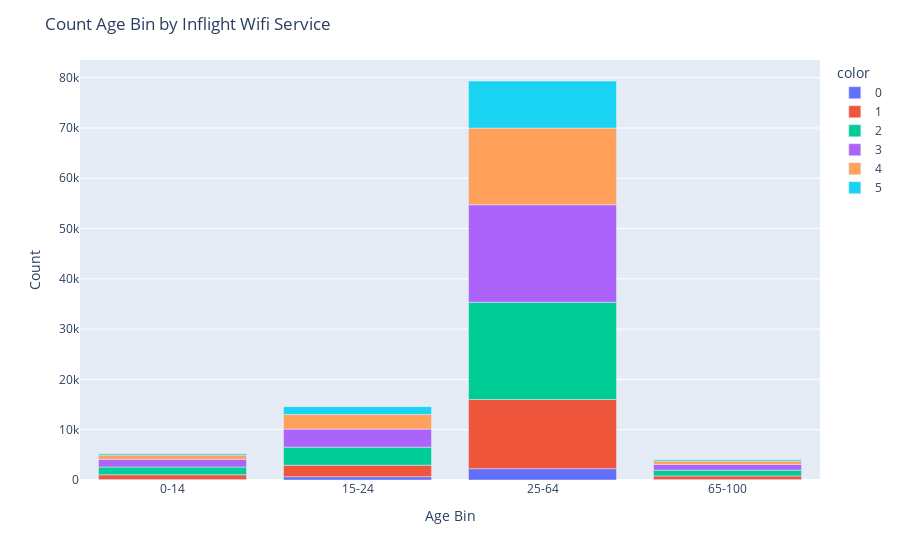

Source (notebook cell):
### Code cell
df_bywifi_age=df.groupby(['Inflight wifi service','age_bin'])[['id']].count().reset_index()
fig=px.bar(x=df_bywifi_age['age_bin'],y=df_bywifi_age['id'],color=(df_bywifi_age['Inflight wifi service']).astype('str'))
fig.update_layout(title='Count Age Bin by Inflight Wifi Service',xaxis_title="Age Bin",
    yaxis_title="Count")

### Figure 1 — Plotly figure (JSON) as saved in the notebook; plotly's stock layout.template omitted (floating-point values rounded to 4 significant figures)
{"data": [{"alignmentgroup": "True", "hovertemplate": "color=0<br>x=%{x}<br>y=%{y}<extra></extra>", "legendgroup": "0", "marker": {"color": "#636efa", "pattern": {"shape": ""}}, "name": "0", "offsetgroup": "0", "orientation": "v", "showlegend": true, "textposition": "auto", "type": "bar", "x": ["0-14", "15-24", "25-64", "65-100"], "xaxis": "x", "y": [106, 657, 2250, 77], "yaxis": "y"}, {"alignmentgroup": "True", "hovertemplate": "color=1<br>x=%{x}<br>y=%{y}<extra></extra>", "legendgroup": "1", "marker": {"color": "#EF553B", "pattern": {"shape": ""}}, "name": "1", "offsetgroup": "1", "orientation": "v", "showlegend": true, "textposition": "auto", "type": "bar", "x": ["0-14", "15-24", "25-64", "65-100"], "xaxis": "x", "y": [932, 2281, 13746, 734], "yaxis": "y"}, {"alignmentgroup": "True", "hovertemplate": "color=2<br>x=%{x}<br>y=%{y}<extra></extra>", "legendgroup": "2", "marker": {"color": "#00cc96", "pattern": {"shape": ""}}, "name": "2", "offsetgroup": "2", "orientation": "v", "showlegend": true, "textposition": "auto", "type": "bar", "x": ["0-14", "15-24", "25-64", "65-100"], "xaxis": "x", "y": [1543, 3597, 19346, 1142], "yaxis": "y"}, {"alignmentgroup": "True", "hovertemplate": "color=3<br>x=%{x}<br>y=%{y}<extra></extra>", "legendgroup": "3", "marker": {"color": "#ab63fa", "pattern": {"shape": ""}}, "name": "3", "offsetgroup": "3", "orientation": "v", "showlegend": true, "textposition": "auto", "type": "bar", "x": ["0-14", "15-24", "25-64", "65-100"], "xaxis": "x", "y": [1537, 3585, 19386, 1141], "yaxis": "y"}, {"alignmentgroup": "True", "hovertemplate": "color=4<br>x=%{x}<br>y=%{y}<extra></extra>", "legendgroup": "4", "marker": {"color": "#FFA15A", "pattern": {"shape": ""}}, "name": "4", "offsetgroup": "4", "orientation": "v", "showlegend": true, "textposition": "auto", "type": "bar", "x": ["0-14", "15-24", "25-64", "65-100"], "xaxis": "x", "y": [842, 2898, 15245, 686], "yaxis": "y"}, {"alignmentgroup": "True", "hovertemplate": "color=5<br>x=%{x}<br>y=%{y}<extra></extra>", "legendgroup": "5", "marker": {"color": "#19d3f3", "pattern": {"shape": ""}}, "name": "5", "offsetgroup": "5", "orientation": "v", "showlegend": true, "textposition": "auto", "type": "bar", "x": ["0-14", "15-24", "25-64", "65-100"], "xaxis": "x", "y": [270, 1567, 9368, 226], "yaxis": "y"}], "layout": {"barmode": "relative", "legend": {"title": {"text": "color"}, "tracegroupgap": 0}, "margin": {"t": 60}, "title": {"text": "Count Age Bin by Inflight Wifi Service"}, "xaxis": {"anchor": "y", "domain": [0, 1], "title": {"text": "Age Bin"}}, "yaxis": {"anchor": "x", "domain": [0, 1], "title": {"text": "Count"}}}}
